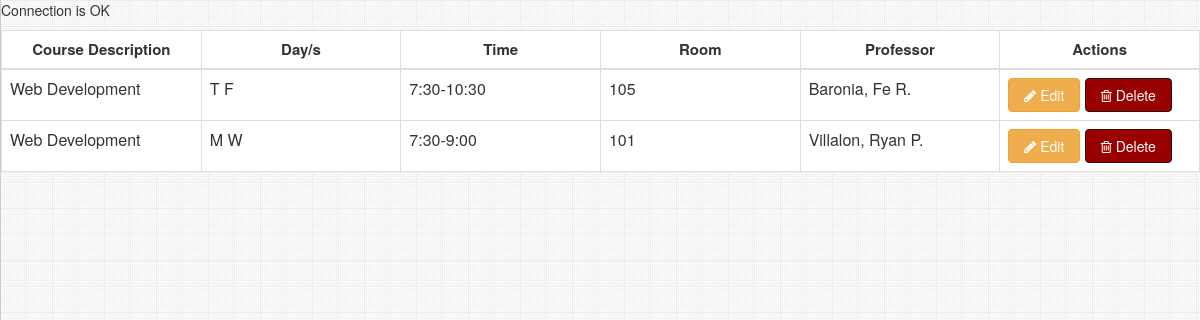
/schedule_tbl.php, run on the app's committed database.
### tables this page shows
CREATE TABLE `schedule_tbl` (
  `ID` int(11) NOT NULL,
  `subject` varchar(50) NOT NULL,
  `days` varchar(50) NOT NULL,
  `time` varchar(50) NOT NULL,
  `room` varchar(50) NOT NULL,
  `fname` varchar(50) NOT NULL
);

### schedule_tbl.php (the view, shortened to what this page needs)
<html>
<head>
  <link type="text/css" rel="stylesheet" href="css\bootstrap.min.css">
  <link type="text/css" rel="stylesheet" href="css\font-awesome.css">
  <link type="text/css" rel="stylesheet" href="style.css">
</head>
<body>
<div class="table-scrol">
<div class="table-responsive">
	<table class="table table-bordered table-hover" style="table-layout: fixed">
        <thead>
        <tr>
            <th>Course Description</th>
			<th>Day/s</th>
			<th>Time</th>
			<th>Room</th>
			<th>Professor</th>
            <th id="action">Actions</th>
        </tr>
        </thead>
        <?php
        include("db_connect.php");
        $view_schedule_query="select * from schedule_tbl order by fname ";
        $run=mysqli_query($con,$view_schedule_query);
        while($row=mysqli_fetch_array($run))
        { 	$ID=$row[0];
            $subject_description=$row[1];
			$sched_day=$row[2];
			$time_description=$row[3];
			$room_description=$row[4];
			$fname=$row[5];
        ?>
        <tr>
            <td><?php echo $subject_description;?></td>
			<td><?php echo $sched_day; ?></td>
			<td><?php echo $time_description;?></td>
			<td><?php echo $room_description;?></td>
			<td><?php echo $fname;?></td>
            <td id ="action_sub">
			<a href="edit_schedule.php?ID=<?php echo $ID?>"><button class="btn btn-warning"><i class="fa fa-pencil"> </i> Edit</button></a>
			<a class="links" href="delete_schedule.php?del=<?php echo $ID ?>"><button class="btn btn-success"><i class="fa fa-trash-o"></i> Delete</button></a></td>
        </tr>
        <?php } ?>
    </table>
        </div>
</div>
</body>
</html>

### css/style.css (style rules this page uses)
body { background-image: url(../images/main-back.png); position: relative; margin-left:0px; margin-right: 0px; width: auto; background: #eee url(../images/main-back.png) repeat; border-left: 1px solid #ccc; z-index: 50; min-height: 400px; }
a.links { color: #800; }

### data on the page
schedule_tbl: subject "Web Development", days "T F", time "7:30-10:30", room "105", fname "Baronia, Fe R."
schedule_tbl: subject "Web Development", days "M W", time "7:30-9:00", room "101", fname "Villalon, Ryan P."
